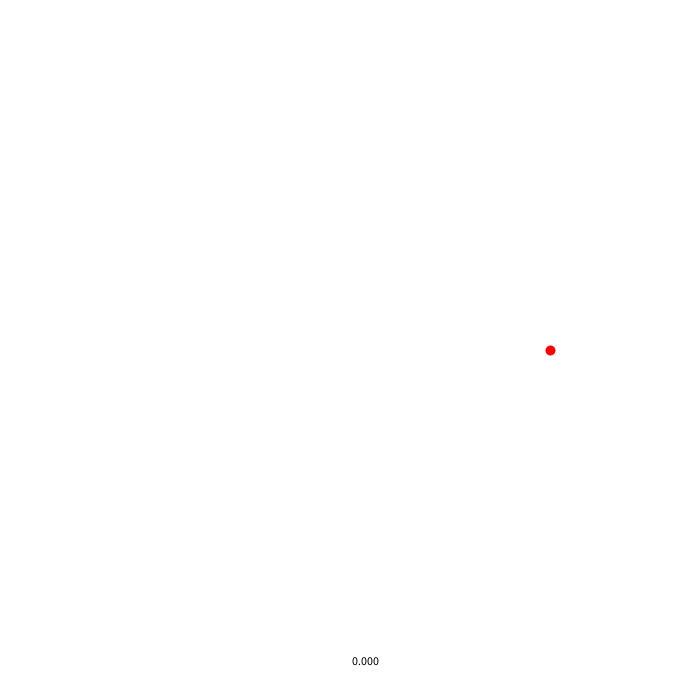
Frame 1 (no input)
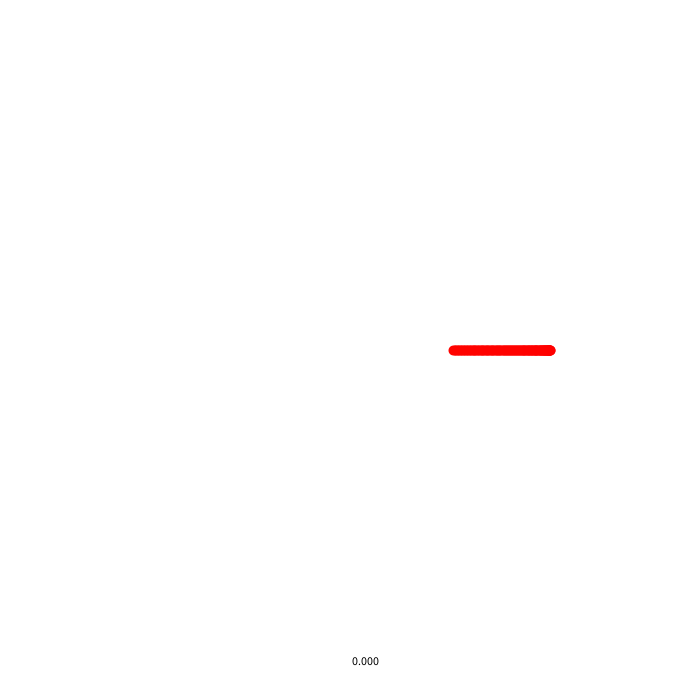
Frame 60 (the mouse pressed at the canvas centre just before this capture)
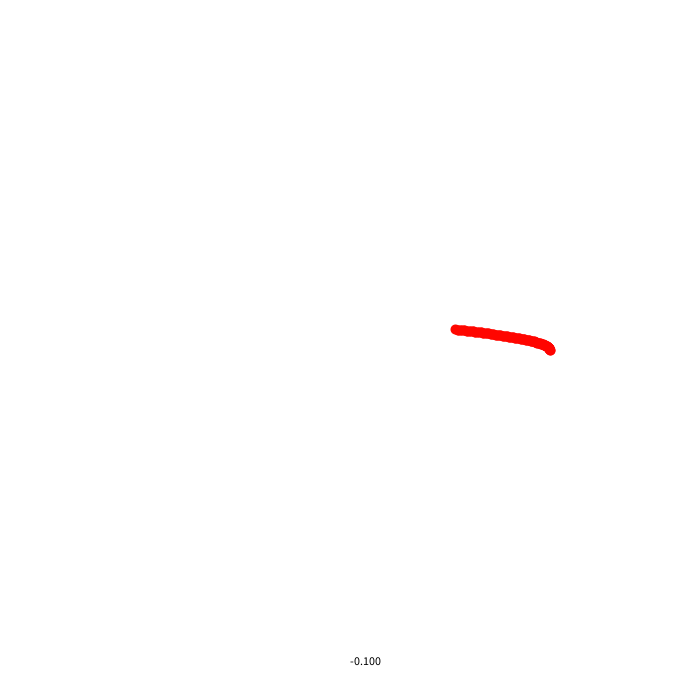
Frame 120 (the mouse held since frame 60 and released just before this capture)

The Processing sketch that drew these frames (run headless with seeded random() and noise(); from frame 60 on, the mouse is pressed at the canvas centre):

// Processing sketch: Controlled_Weird_Line
// ── Controlled_Weird_Line.pde
float x, y, lx, ly;
float t = 0;
float col;
boolean lastPressed;
float a = 0;

void setup() {
  size(700, 700);
  frameRate(1000);
  x = cos(radians(t))*200;
  y = sin(radians(a*t))*200;
  lx = x;
  ly = y;
  strokeWeight(10);
  colorMode(HSB);
  background(255);
}

void draw() {
  translate(width/2, height/2);
  x = cos(radians(t))*200;
  y = sin(radians(a*t))*200;
  stroke(col, 255, 255);
  line(x, y, lx, ly);
  lx = x;
  ly = y;
  t+=1;
  col += 0.01;
  if (col > 255)
    col = 0;
  if (mousePressed &! lastPressed) {
    a -= 0.1;
    if (mouseButton == LEFT)
    a += 0.2;
    t = 0;
    x = cos(radians(t))*200;
    y = sin(radians(a*t))*200;
    lx = x;
    ly = y;
    background(255);
  }
  lastPressed = mousePressed;
  noStroke();
  fill(255);
  rect(-50, height/3, 100,100);
  fill(0);
  text(a, 0, height/20*9);
}
